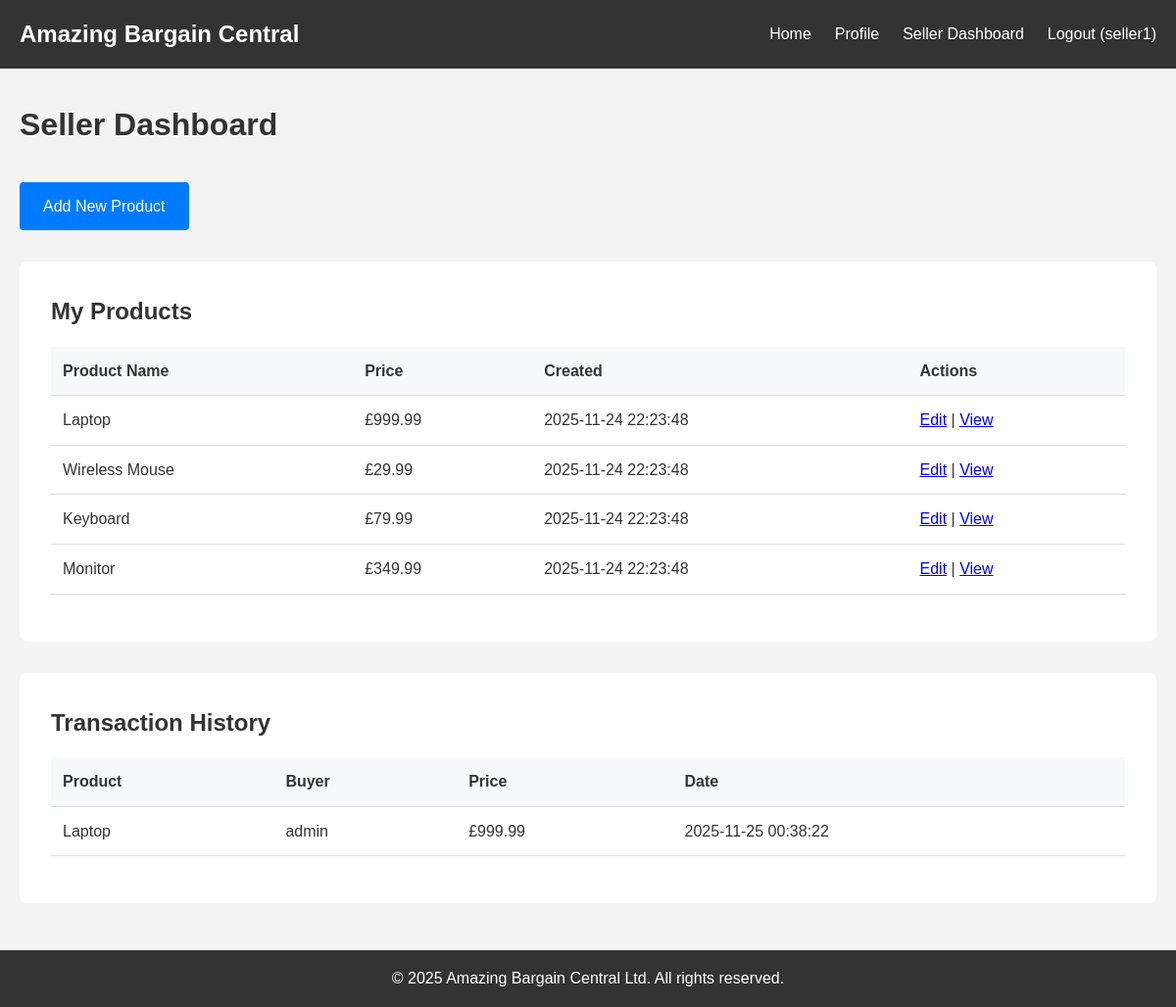
Screenshot of /seller/dashboard (signed in) with the database file from the repository.
### tables this page shows
CREATE TABLE products (
            id INTEGER PRIMARY KEY AUTOINCREMENT,
            name TEXT NOT NULL,
            description TEXT,
            price REAL NOT NULL,
            seller_id INTEGER,
            image_url TEXT,
            created_at TIMESTAMP DEFAULT CURRENT_TIMESTAMP,
            FOREIGN KEY (seller_id) REFERENCES users (id)
        );

CREATE TABLE transactions (
            id INTEGER PRIMARY KEY AUTOINCREMENT,
            product_id INTEGER NOT NULL,
            buyer_id INTEGER NOT NULL,
            seller_id INTEGER NOT NULL,
            price REAL NOT NULL,
            transaction_date TIMESTAMP DEFAULT CURRENT_TIMESTAMP,
            FOREIGN KEY (product_id) REFERENCES products (id),
            FOREIGN KEY (buyer_id) REFERENCES users (id),
            FOREIGN KEY (seller_id) REFERENCES users (id)
        );

CREATE TABLE users (
            id INTEGER PRIMARY KEY AUTOINCREMENT,
            username TEXT UNIQUE NOT NULL,
            email TEXT UNIQUE NOT NULL,
            password TEXT NOT NULL,
            role TEXT DEFAULT 'customer',
            created_at TIMESTAMP DEFAULT CURRENT_TIMESTAMP
        );

### app.py (the view)
@app.route('/seller/dashboard')
@seller_required
def seller_dashboard():
    conn = get_db_connection()
    products = conn.execute('SELECT * FROM products WHERE seller_id = ?', (session['user_id'],)).fetchall()
    transactions = conn.execute('''
        SELECT t.*, p.name, u.username as buyer_name
        FROM transactions t
        JOIN products p ON t.product_id = p.id
        JOIN users u ON t.buyer_id = u.id
        WHERE t.seller_id = ?
        ORDER BY t.transaction_date DESC
    ''', (session['user_id'],)).fetchall()
    conn.close()
    return render_template('seller_dashboard.html', products=products, transactions=transactions)

### app.py (called while the page is built)
@app.after_request
def apply_security_headers(response):
    response.headers['Content-Security-Policy'] = "default-src 'self'; script-src 'self'"
    response.headers['X-Content-Type-Options'] = 'nosniff'
    response.headers['X-Frame-Options'] = 'DENY'
    return response

def get_db_connection():
    conn = sqlite3.connect('ecommerce.db')
    conn.row_factory = sqlite3.Row
    return conn

def seller_required(f):
    @wraps(f)
    def decorated_function(*args, **kwargs):
        if 'user_id' not in session or session.get('role') not in ['seller', 'admin']:
            flash('Seller access required.', 'danger')
            return redirect(url_for('index'))
        return f(*args, **kwargs)
    return decorated_function

### templates/seller_dashboard.html (shortened to what this page needs)
{% extends "base.html" %}
{% block content %}
<h1>Seller Dashboard</h1>
<div style="margin: 2rem 0;">
    <a href="{{ url_for('add_product') }}" class="btn">Add New Product</a>
</div>
<div style="background: #fff; padding: 2rem; border-radius: 8px; margin-bottom: 2rem;">
    <h2>My Products</h2>
    {% if products %}
    <table>
        <thead>
            <tr>
                <th>Product Name</th>
                <th>Price</th>
                <th>Created</th>
                <th>Actions</th>
            </tr>
        </thead>
        <tbody>
            {% for product in products %}
            <tr>
                <td>{{ product.name }}</td>
                <td>£{{ "%.2f"|format(product.price) }}</td>
                <td>{{ product.created_at }}</td>
                <td>
                    <a href="{{ url_for('edit_product', product_id=product.id) }}">Edit</a> |
                    <a href="{{ url_for('product_detail', product_id=product.id) }}">View</a>
                </td>
            </tr>
            {% endfor %}
        </tbody>
    </table>
    {% else %}
    <p>You haven't listed any products yet.</p>
    {% endif %}
</div>
<div style="background: #fff; padding: 2rem; border-radius: 8px;">
    <h2>Transaction History</h2>
    {% if transactions %}
    <table>
        <thead>
            <tr>
                <th>Product</th>
                <th>Buyer</th>
                <th>Price</th>
                <th>Date</th>
            </tr>
        </thead>
        <tbody>
            {% for transaction in transactions %}
            <tr>
                <td>{{ transaction.name }}</td>
                <td>{{ transaction.buyer_name }}</td>
                <td>£{{ "%.2f"|format(transaction.price) }}</td>
                <td>{{ transaction.transaction_date }}</td>
            </tr>
            {% endfor %}
        </tbody>
    </table>
    {% else %}
    <p>No sales yet.</p>
    {% endif %}
</div>
{% endblock %}

### static/style.css (style rules this page uses)
* { margin: 0; padding: 0; box-sizing: border-box; }
body { font-family: Arial, sans-serif; line-height: 1.6; color: #333; background: #f4f4f4; }
button, .btn { background: #007bff; color: #fff; padding: 0.75rem 1.5rem; border: none; border-radius: 4px; cursor: pointer; text-decoration: none; display: inline-block; }
table { width: 100%; background: #fff; border-collapse: collapse; margin: 1rem 0; }
th, td { padding: 0.75rem; text-align: left; border-bottom: 1px solid #ddd; }
th { background: #f8f9fa; font-weight: bold; }

### rows the page displays
products: name "Laptop", price "999.99", created_at "2025-11-24 22:23:48"
products: name "Wireless Mouse", price "29.99", created_at "2025-11-24 22:23:48"
products: name "Keyboard", price "79.99", created_at "2025-11-24 22:23:48"
products: name "Monitor", price "349.99", created_at "2025-11-24 22:23:48"
transactions: price "999.99"

### other values shown
{{ session.username }} "seller1"
